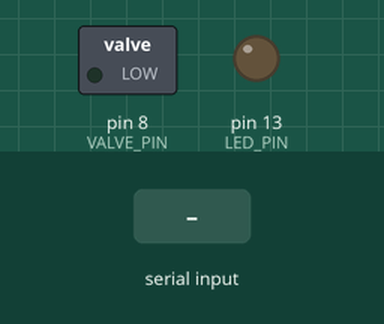
Bench run of a sketch on a simulated Arduino Uno, built with avr-gcc and run on an emulated ATmega328P. Shown: switched loads named in the sketch (green lamp = pin HIGH), output pins drawn as LEDs (lit = HIGH). The test bench sets the inputs (shaded band).

Above: at 1.2 s.
1.3 s: "1" received over Serial
Timing chart, 0 to 4.3 s (numbered marks = the images above; inputs shaded):
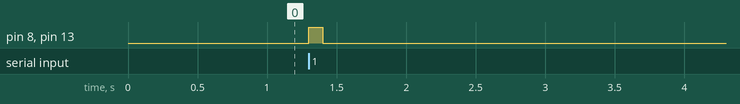

Measured:
- after the input at 1.3 s, pin 8 (VALVE_PIN), pin 13 (LED_PIN): LOW → HIGH at once, → LOW 0.10 s later

The sketch:

sketch_oct19a.ino
```cpp
const int VALVE_PIN = 8;        // 驱动 MOSFET 栅极（经光耦）
const int LED_PIN   = 13;       // 板载指示灯，跟随脉冲

// ⚠️ 脉冲宽度必须按你的喷气嘴规格调！
// 典型电磁阀响应时间 10~50ms，脉冲太短阀打不开，太长浪费气且发热
const unsigned long PULSE_MS = 100;

unsigned long pulseStart = 0;
bool pulsing = false;

void setup() {
  pinMode(VALVE_PIN, OUTPUT);
  pinMode(LED_PIN, OUTPUT);
  digitalWrite(VALVE_PIN, LOW);   // 上电默认关闭，安全
  digitalWrite(LED_PIN, LOW);

  Serial.begin(115200);            // 和 Python 一致（你脚本是 115200）
}

void loop() {
  // 1) 收串口：收到 '1' 就触发一次脉冲，'0' 忽略（或用于急停）
  while (Serial.available() > 0) {
    char c = Serial.read();
    if (c == '1') {
      digitalWrite(VALVE_PIN, HIGH);
      digitalWrite(LED_PIN, HIGH);
      pulseStart = millis();
      pulsing = true;
    } else if (c == '0') {
      // 可选：收到 '0' 立即关闭（急停/复位用）
      digitalWrite(VALVE_PIN, LOW);
      digitalWrite(LED_PIN, LOW);
      pulsing = false;
    }
  }

  // 2) 非阻塞计时：到点自动关阀
  if (pulsing && (millis() - pulseStart >= PULSE_MS)) {
    digitalWrite(VALVE_PIN, LOW);
    digitalWrite(LED_PIN, LOW);
    pulsing = false;
  }
}
```
